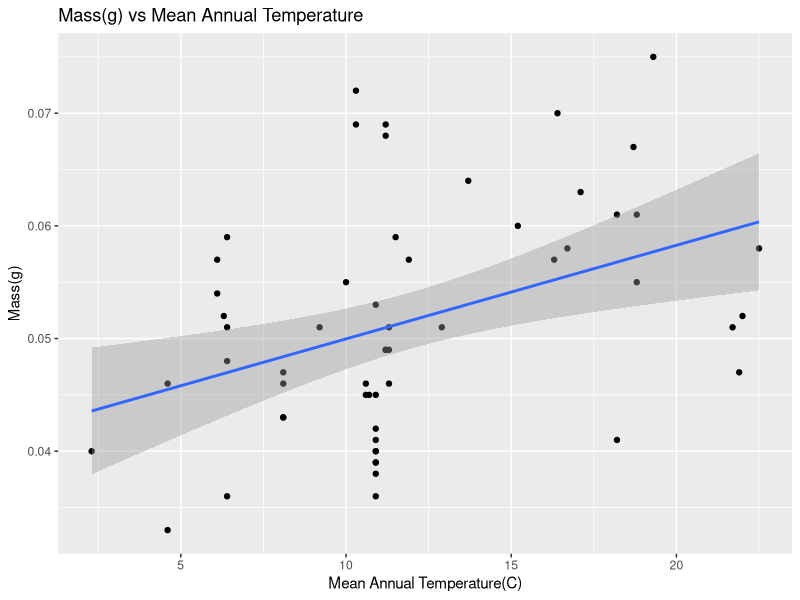
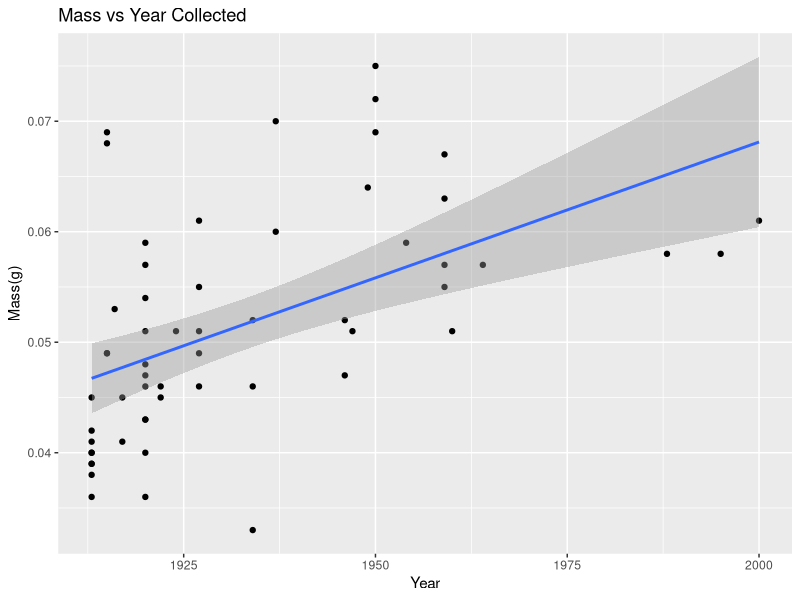
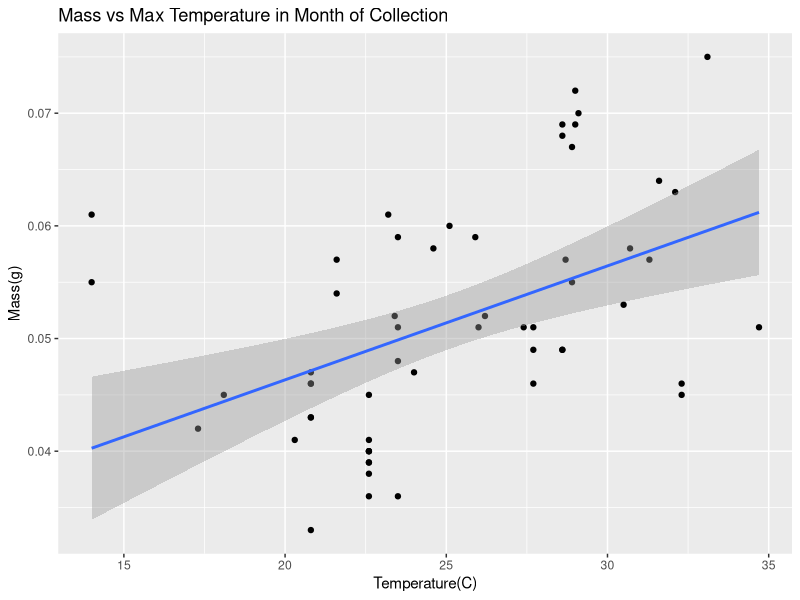
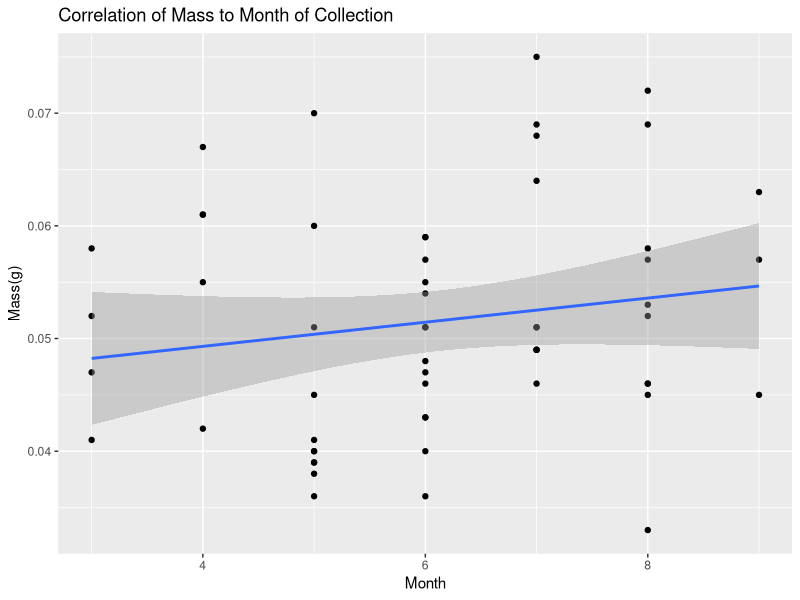
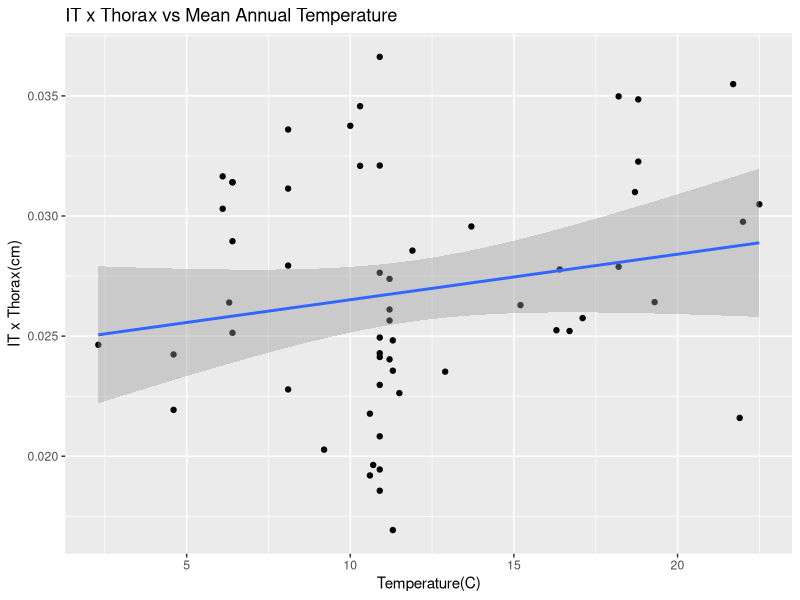
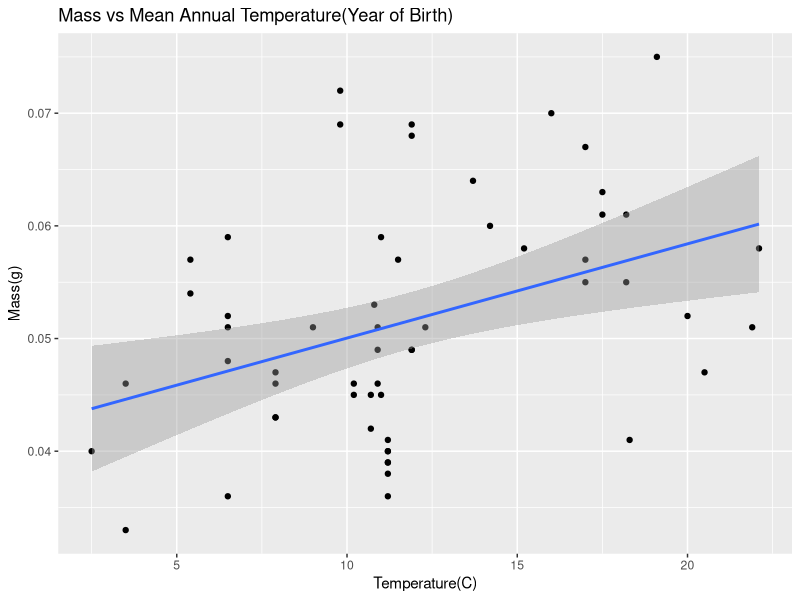
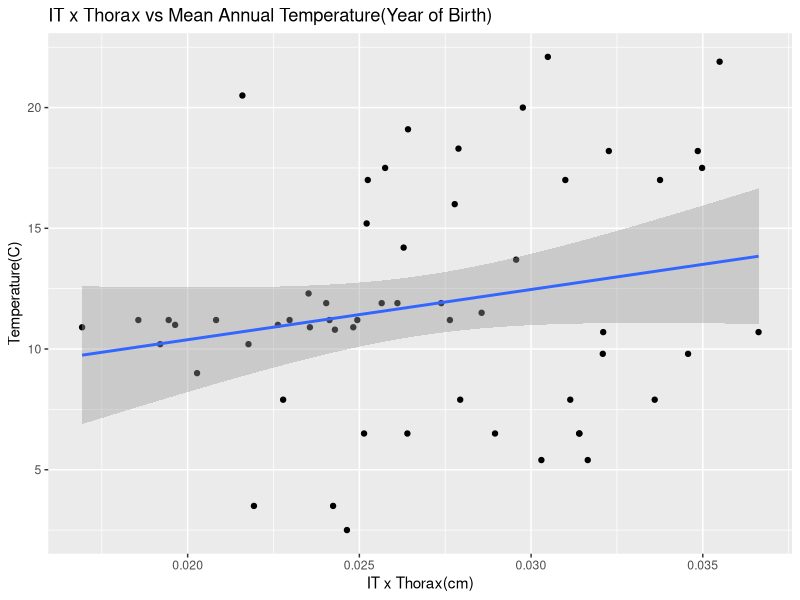

The R script that drew these images, in order:
install.packages("tidyverse")
install.packages("here")
library(readxl)
library(tidyverse)
library(here)
amnhdata <- read_excel(here("data", "amnhsize.xlsx"))
############################################################
massvsmmat <- ggplot(data = amnhdata, aes(x = meanmat, y = mass)) 

massvsmmat + geom_point() + geom_smooth(method = "lm") + labs(
  x = "Mean Annual Temperature(C)",
  y = "Mass(g)",
  title = "Mass(g) vs Mean Annual Temperature"
)
lmMassvsmmat <- lm(mass ~ meanmat, data = amnhdata) 
summary(lmMassvsmmat)
###########################################################
massvsyear <- ggplot(data = amnhdata, aes(x = year, y = mass))
massvsyear + geom_point() + geom_smooth(method = "lm") + labs(
  x = "Year",
  y = "Mass(g)",
  title = "Mass vs Year Collected"
)
lmMassvsyear <- lm(mass ~ year, data = amnhdata)
summary(lmMassvsyear)
###########################################################
massvsmaxt <- ggplot(data = amnhdata, aes(x = maxt, y = mass))
massvsmaxt + geom_point() + geom_smooth(method = "lm") + labs(
  x = "Temperature(C)",
  y = "Mass(g)",
  title = "Mass vs Max Temperature in Month of Collection"
)
lmMassvsmaxt <- lm(mass ~ maxt, data = amnhdata)
summary(lmMassvsmaxt)
###########################################################
massvsmonth <- ggplot(data = amnhdata, aes(x = month, y = mass))
massvsmonth + geom_point() + geom_smooth(method = "lm") + labs(
  x = "Month",
  y = "Mass(g)",
  title = "Correlation of Mass to Month of Collection"
)
lmMassvsmonth <- lm(mass ~ month, data = amnhdata)
summary(lmMassvsmonth)
###########################################################
itxthoraxvsmmat <- ggplot(data = amnhdata, aes(x = meanmat, y = itxthorax))
itxthoraxvsmmat + geom_point() + geom_smooth(method = "lm") + labs(
  x = "Temperature(C)",
  y = "IT x Thorax(cm)",
  title = "IT x Thorax vs Mean Annual Temperature"
)
lmItxthoraxvsmmat <- lm(itxthorax ~ meanmat, data = amnhdata)
summary(lmItxthoraxvsmmat)
##########################################################
massvsmatybc <- ggplot(data = amnhdata, aes(x = matybc, y = mass))
massvsmatybc + geom_point() + geom_smooth(method = "lm") + labs(
  x = "Temperature(C)",
  y = "Mass(g)",
  title = "Mass vs Mean Annual Temperature(Year of Birth)"
)
lmMassvsmatybc <- lm(mass ~ matybc, data = amnhdata)
summary(lmMassvsmatybc)
##########################################################
itxthoraxvsmatybc <- ggplot(data = amnhdata, aes(x = itxthorax, y = matybc))
itxthoraxvsmatybc + geom_point() + geom_smooth(method = "lm") + labs(
  x = "IT x Thorax(cm)",
  y = "Temperature(C)",
  title = "IT x Thorax vs Mean Annual Temperature(Year of Birth)"
)
lmitxthoraxvsmatybc <- lm(itxthorax ~ matybc, data = amnhdata)
summary(lmitxthoraxvsmatybc) 

##GITHUB COMMIT###
############################################################

